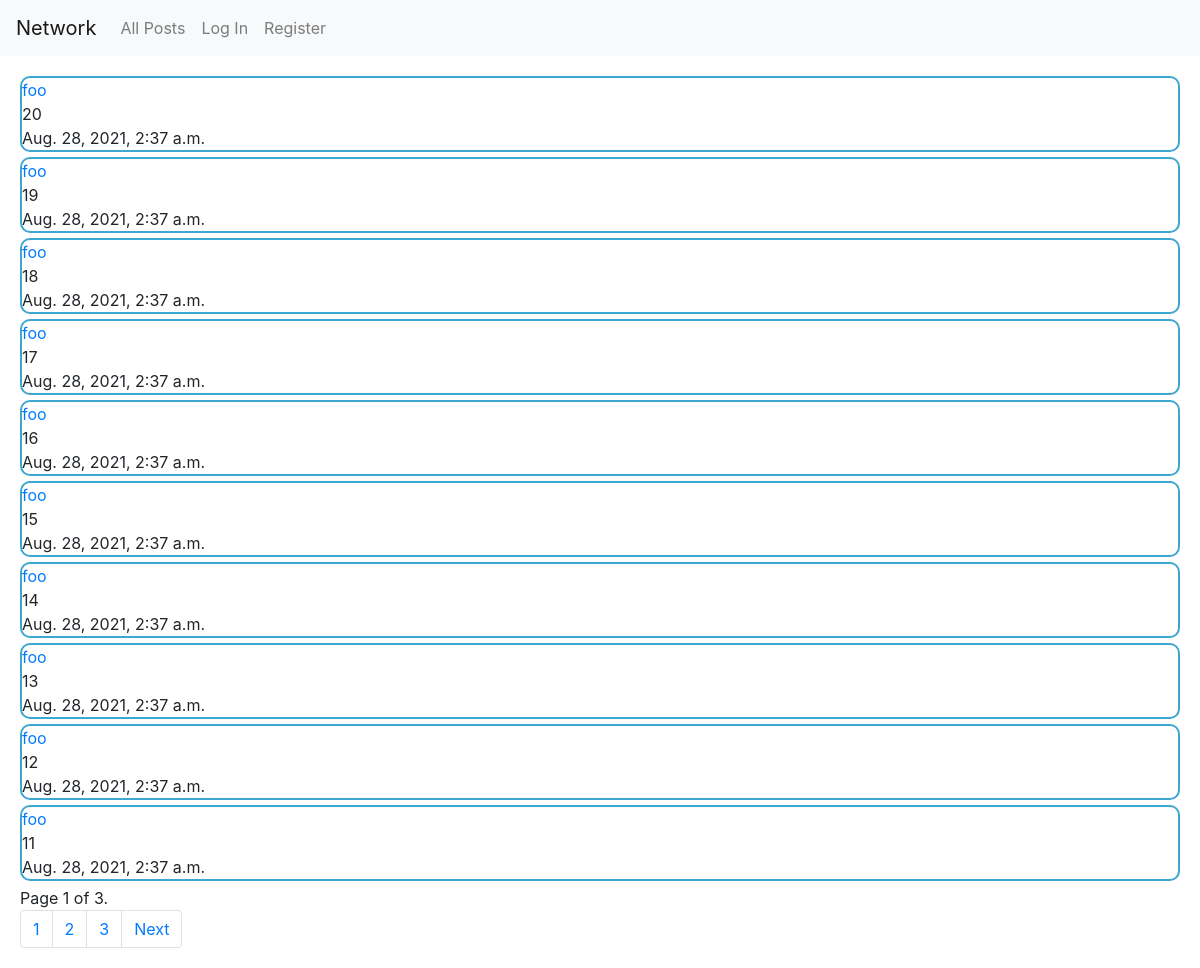
The app's page /, older data.
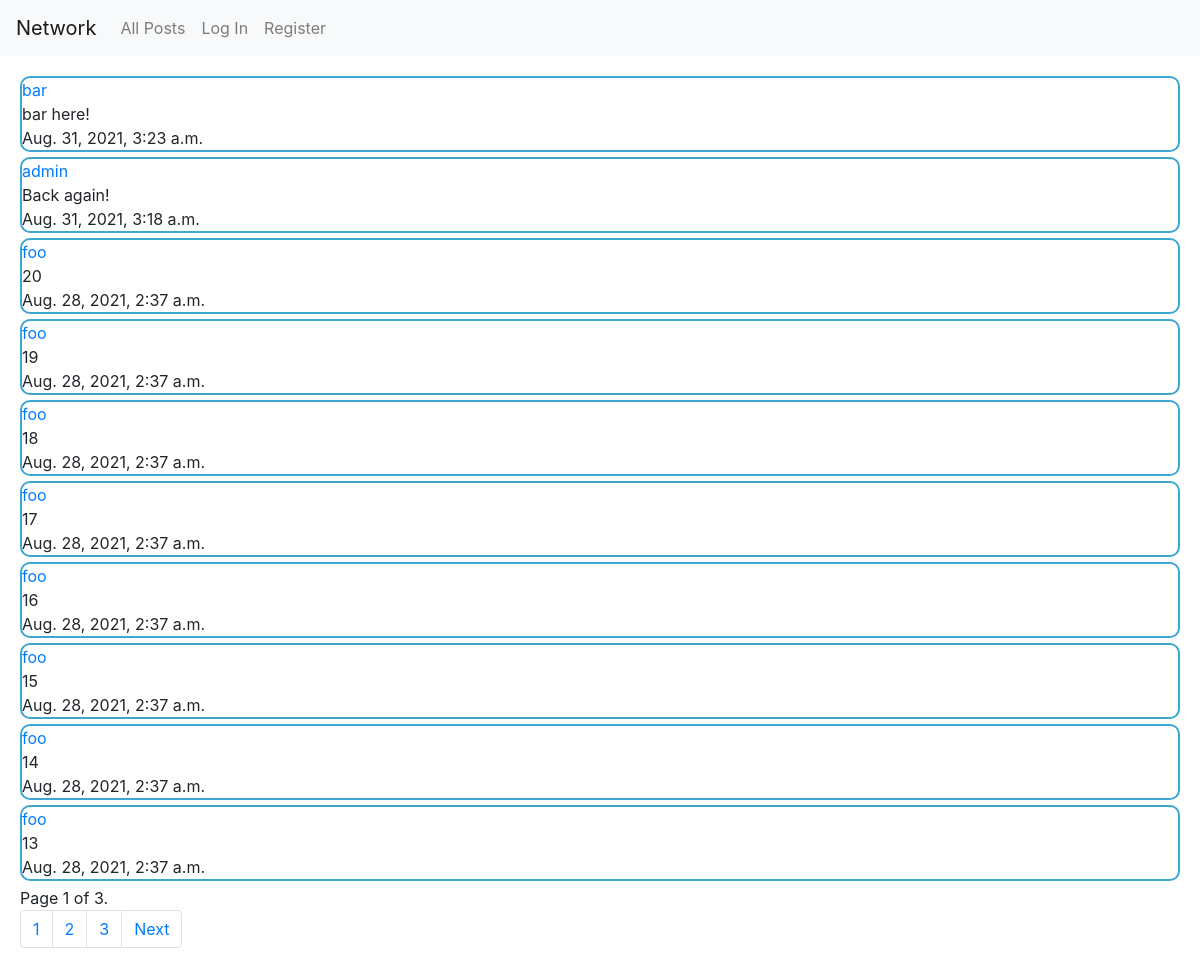
The same page, newer data.
### network/models.py (models this page shows, shortened)
class Post(models.Model):
    user = models.ForeignKey(User, on_delete=CASCADE, related_name="user_posts", null=False)
    content = models.CharField(max_length = 100)
    timestamp = models.DateTimeField(auto_now_add=True, editable=True)
    likes = models.ManyToManyField(User, blank=True, null=True, related_name="post_likers")

class User(AbstractUser):
    followers = models.ManyToManyField("self", blank=True, symmetrical=False, related_name="follower_users") #symmetrical=False to break the one on one relation
    following = models.ManyToManyField("self", blank=True, symmetrical=False, related_name="following_users") #probably it would be better to use an intermediary model

### network/views.py (the view)
# urls.py: path("", views.index, name="index"),
def index(request):
    posts = Post.objects.all()
    posts= posts.order_by("-timestamp").all()
    paginator = Paginator(posts, 10)
    page_number = request.GET.get('page')
    page_obj = paginator.get_page(page_number)
    return render(request, "network/index.html", {
        "form":PostForm(),
        "page_obj":page_obj,
    })

### network/templates/network/index.html (shortened to what this page needs)
{% extends "network/layout.html" %}
{% load static %}

### network/templates/network/layout.html (shortened to what this page needs)
{% load static %}
<!DOCTYPE html>
<html lang="en">
    <head>
        <link rel="stylesheet" href="https://stackpath.bootstrapcdn.com/bootstrap/4.4.1/css/bootstrap.min.css">
        <link href="{% static 'network/styles.css' %}" rel="stylesheet">
    </head>
    <body>
        <nav class="navbar navbar-expand-lg navbar-light bg-light">
            <a class="navbar-brand" href="#">Network</a>
            <div>
              <ul class="navbar-nav mr-auto">
                <li class="nav-item">
                  <a class="nav-link"  id="all-posts" href="{% url 'index' %}">All Posts</a>
                </li>
                {% if user.is_authenticated %}
                    <li class="nav-item">
                        <a class="nav-link" href="{% url 'followingView' %}">Following</a>
                    </li>
                    <li class="nav-item">
                        <a class="nav-link" href="{% url 'logout' %}">Log Out</a>
                    </li>
                {% else %}
                    <li class="nav-item">
                        <a class="nav-link" href="{% url 'login' %}">Log In</a>
                    </li>
                    <li class="nav-item">
                        <a class="nav-link" href="{% url 'register' %}">Register</a>
                    </li>
                {% endif %}
              </ul>
            </div>
          </nav>
        <div class="body">
            <div class="posts-view">
                {% for post in page_obj %}
                    <div class="post">
                        <a href="{% url 'userPage' post.user.username %}">{{post.user}}</a>
                        <br>
                        {{post.content}}
                        <br>
                        {{post.timestamp}}
                    </div>
                {% endfor %}
            </div>
            <div class="pagination">
                <span class="step-links">
                    <span class="current">
                        Page {{ page_obj.number }} of {{ page_obj.paginator.num_pages }}.
                    </span>
                </span>
            </div>
            <nav aria-label="Page navigation example">
                <ul class="pagination">
                    {% for x in page_obj.paginator.page_range %}
                        <li class="page-item"><a class="page-link" href="?page={{x}}">{{x}}</a></li>
                    {% endfor %}
                    {% if page_obj.has_next %}
                        <li class="page-item"><a class="page-link" href="?page={{ page_obj.next_page_number }}">Next</a></li>
                    {% endif %}
                </ul>
            </nav>
        </div>
    </body>
</html>

Row changes from the older to the newer data that the page shows:
no longer on this page (row unchanged): Post: user "foo", content "12", timestamp "Aug. 28, 2021, 2:37 a.m."
no longer on this page (row unchanged): Post: user "foo", content "11", timestamp "Aug. 28, 2021, 2:37 a.m."
added Post: user "bar", content "bar here!", timestamp "Aug. 31, 2021, 3:23 a.m."
added Post: user "admin", content "Back again!", timestamp "Aug. 31, 2021, 3:18 a.m."
